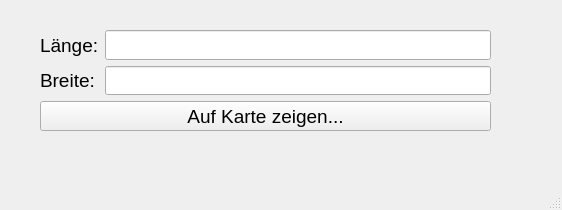
<?xml version="1.0" encoding="UTF-8"?>
<ui version="4.0">
 <class>MainWindow</class>
 <widget class="QMainWindow" name="MainWindow">
  <property name="geometry">
   <rect>
    <x>0</x>
    <y>0</y>
    <width>562</width>
    <height>210</height>
   </rect>
  </property>
  <property name="windowTitle">
   <string>MainWindow</string>
  </property>
  <widget class="QWidget" name="centralwidget">
   <widget class="QWidget" name="formLayoutWidget">
    <property name="geometry">
     <rect>
      <x>40</x>
      <y>30</y>
      <width>451</width>
      <height>101</height>
     </rect>
    </property>
    <layout class="QFormLayout" name="formLayout">
     <item row="0" column="0">
      <widget class="QLabel" name="label">
       <property name="font">
        <font>
         <pointsize>14</pointsize>
        </font>
       </property>
       <property name="text">
        <string>Länge:</string>
       </property>
      </widget>
     </item>
     <item row="1" column="0">
      <widget class="QLabel" name="label_2">
       <property name="font">
        <font>
         <pointsize>14</pointsize>
        </font>
       </property>
       <property name="text">
        <string>Breite:</string>
       </property>
      </widget>
     </item>
     <item row="2" column="0" colspan="2">
      <widget class="QPushButton" name="button_karte">
       <property name="enabled">
        <bool>true</bool>
       </property>
       <property name="font">
        <font>
         <pointsize>14</pointsize>
        </font>
       </property>
       <property name="text">
        <string>Auf Karte zeigen...</string>
       </property>
      </widget>
     </item>
     <item row="0" column="1">
      <widget class="QLineEdit" name="lineEdit_laenge">
       <property name="font">
        <font>
         <pointsize>14</pointsize>
        </font>
       </property>
      </widget>
     </item>
     <item row="1" column="1">
      <widget class="QLineEdit" name="lineEdit_breite">
       <property name="font">
        <font>
         <pointsize>14</pointsize>
        </font>
       </property>
      </widget>
     </item>
    </layout>
   </widget>
  </widget>
  <widget class="QMenuBar" name="menubar">
   <property name="geometry">
    <rect>
     <x>0</x>
     <y>0</y>
     <width>562</width>
     <height>22</height>
    </rect>
   </property>
  </widget>
  <widget class="QStatusBar" name="statusbar"/>
 </widget>
 <resources/>
 <connections/>
</ui>
